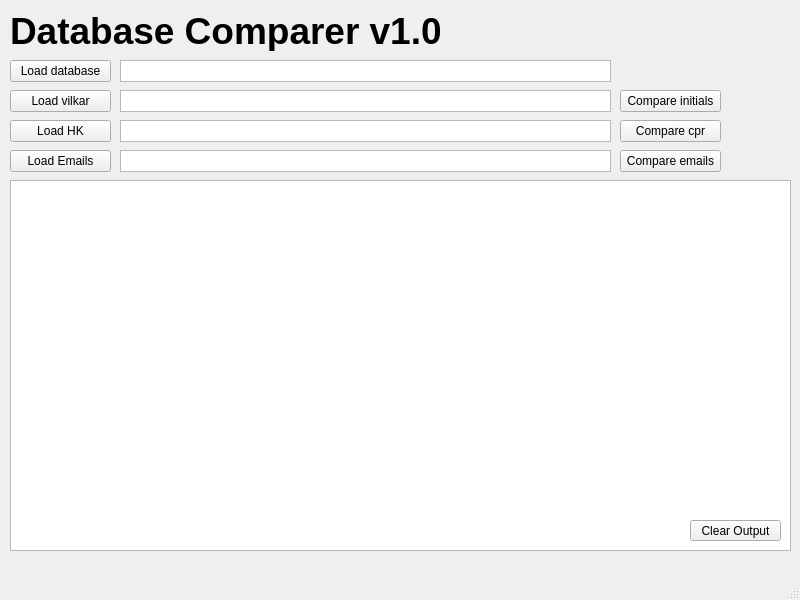
<?xml version="1.0" encoding="UTF-8"?>
<ui version="4.0">
 <class>MainWindow</class>
 <widget class="QMainWindow" name="MainWindow">
  <property name="geometry">
   <rect>
    <x>0</x>
    <y>0</y>
    <width>800</width>
    <height>600</height>
   </rect>
  </property>
  <property name="font">
   <font>
    <pointsize>9</pointsize>
   </font>
  </property>
  <property name="windowTitle">
   <string>MainWindow</string>
  </property>
  <widget class="QWidget" name="centralwidget">
   <widget class="QTextBrowser" name="textConsole">
    <property name="enabled">
     <bool>true</bool>
    </property>
    <property name="geometry">
     <rect>
      <x>10</x>
      <y>180</y>
      <width>781</width>
      <height>371</height>
     </rect>
    </property>
   </widget>
   <widget class="QPushButton" name="clearButton">
    <property name="geometry">
     <rect>
      <x>690</x>
      <y>520</y>
      <width>91</width>
      <height>21</height>
     </rect>
    </property>
    <property name="text">
     <string>Clear Output</string>
    </property>
   </widget>
   <widget class="QPushButton" name="loadDb">
    <property name="geometry">
     <rect>
      <x>10</x>
      <y>60</y>
      <width>101</width>
      <height>22</height>
     </rect>
    </property>
    <property name="text">
     <string>Load database</string>
    </property>
   </widget>
   <widget class="QTextEdit" name="textDb">
    <property name="geometry">
     <rect>
      <x>120</x>
      <y>60</y>
      <width>491</width>
      <height>22</height>
     </rect>
    </property>
    <property name="font">
     <font>
      <pointsize>7</pointsize>
     </font>
    </property>
   </widget>
   <widget class="QPushButton" name="loadVilkar">
    <property name="geometry">
     <rect>
      <x>10</x>
      <y>90</y>
      <width>101</width>
      <height>22</height>
     </rect>
    </property>
    <property name="text">
     <string>Load vilkar</string>
    </property>
   </widget>
   <widget class="QTextEdit" name="textVilkar">
    <property name="geometry">
     <rect>
      <x>120</x>
      <y>90</y>
      <width>491</width>
      <height>22</height>
     </rect>
    </property>
    <property name="font">
     <font>
      <pointsize>7</pointsize>
     </font>
    </property>
   </widget>
   <widget class="QPushButton" name="compareInit">
    <property name="enabled">
     <bool>true</bool>
    </property>
    <property name="geometry">
     <rect>
      <x>620</x>
      <y>90</y>
      <width>101</width>
      <height>22</height>
     </rect>
    </property>
    <property name="layoutDirection">
     <enum>Qt::RightToLeft</enum>
    </property>
    <property name="styleSheet">
     <string notr="true">&quot;Text-align:left&quot;</string>
    </property>
    <property name="text">
     <string>Compare initials</string>
    </property>
   </widget>
   <widget class="QPushButton" name="loadHk">
    <property name="geometry">
     <rect>
      <x>10</x>
      <y>120</y>
      <width>101</width>
      <height>22</height>
     </rect>
    </property>
    <property name="text">
     <string>Load HK</string>
    </property>
   </widget>
   <widget class="QPushButton" name="compareCpr">
    <property name="enabled">
     <bool>true</bool>
    </property>
    <property name="geometry">
     <rect>
      <x>620</x>
      <y>120</y>
      <width>101</width>
      <height>22</height>
     </rect>
    </property>
    <property name="layoutDirection">
     <enum>Qt::RightToLeft</enum>
    </property>
    <property name="styleSheet">
     <string notr="true">&quot;Text-align:left&quot;</string>
    </property>
    <property name="text">
     <string>Compare cpr</string>
    </property>
   </widget>
   <widget class="QTextEdit" name="textHk">
    <property name="geometry">
     <rect>
      <x>120</x>
      <y>120</y>
      <width>491</width>
      <height>22</height>
     </rect>
    </property>
    <property name="font">
     <font>
      <pointsize>7</pointsize>
     </font>
    </property>
   </widget>
   <widget class="QPushButton" name="loadEmails">
    <property name="geometry">
     <rect>
      <x>10</x>
      <y>150</y>
      <width>101</width>
      <height>22</height>
     </rect>
    </property>
    <property name="text">
     <string>Load Emails</string>
    </property>
   </widget>
   <widget class="QPushButton" name="compareEmails">
    <property name="enabled">
     <bool>true</bool>
    </property>
    <property name="geometry">
     <rect>
      <x>620</x>
      <y>150</y>
      <width>101</width>
      <height>22</height>
     </rect>
    </property>
    <property name="layoutDirection">
     <enum>Qt::RightToLeft</enum>
    </property>
    <property name="styleSheet">
     <string notr="true">&quot;Text-align:left&quot;</string>
    </property>
    <property name="text">
     <string>Compare emails</string>
    </property>
   </widget>
   <widget class="QTextEdit" name="textEmails">
    <property name="geometry">
     <rect>
      <x>120</x>
      <y>150</y>
      <width>491</width>
      <height>22</height>
     </rect>
    </property>
    <property name="font">
     <font>
      <pointsize>7</pointsize>
     </font>
    </property>
   </widget>
   <widget class="QLabel" name="Title">
    <property name="geometry">
     <rect>
      <x>10</x>
      <y>10</y>
      <width>531</width>
      <height>41</height>
     </rect>
    </property>
    <property name="font">
     <font>
      <pointsize>28</pointsize>
      <weight>75</weight>
      <italic>false</italic>
      <bold>true</bold>
     </font>
    </property>
    <property name="text">
     <string>Database Comparer v1.0</string>
    </property>
   </widget>
  </widget>
  <widget class="QStatusBar" name="statusbar"/>
 </widget>
 <resources/>
 <connections/>
</ui>
